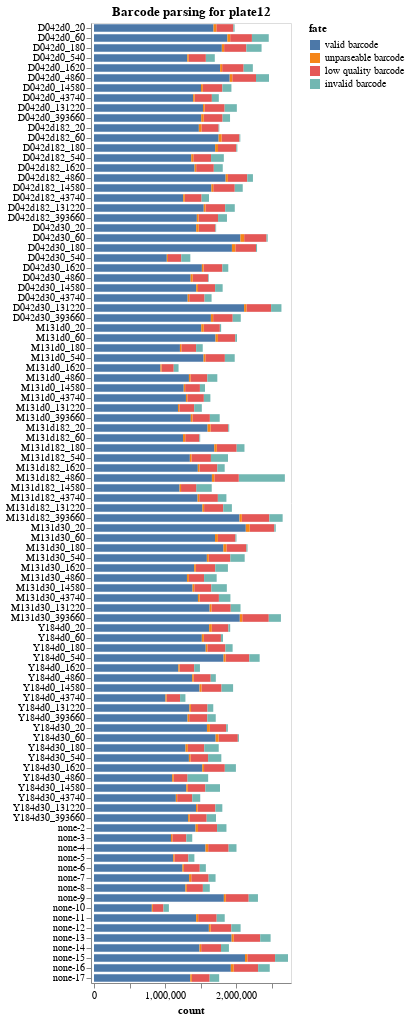

Notebook source saved alongside this figure:
### Markdown cell above
## Statistics on barcode-parsing for each sample
Make interactive chart of the "fates" of the sequencing reads parsed for each sample on the plate.

If most sequencing reads are not "valid barcodes", this could potentially indicate some problem in the sequencing or barcode set you are parsing.

Potential fates are:
 - *valid barcode*: barcode that matches a known virus or neutralization standard, we hope most reads are this.
 - *invalid barcode*: a barcode with proper flanking sequences, but does not match a known virus or neutralization standard. If you  have a lot of reads of this type, it is probably a good idea to look at the invalid barcode CSVs (in the `./results/barcode_invalid/` subdirectory created by the pipeline) to see what these invalid barcodes are.
 - *unparseable barcode*: could not parse a barcode from this read as there was not a sequence of the correct length with the appropriate flanking sequence.
 - *low quality barcode*: low-quality or `N` nucleotides in barcode, could indicate problem with sequencing.
 - *failed chastity filter*: reads that failed the Illumina chastity filter, if these are reported in the FASTQ (they may not be).

Also, if the number of reads per sample is very uneven, that could indicate that you did not do a good job of balancing the different samples in the Illumina sequencing.

### Code cell
fates = (
    pd.concat([pd.read_csv(f).assign(sample=s) for f, s in zip(fate_csvs, samples)])
    .merge(samples_df, validate="many_to_one", on="sample")
    .assign(fate_counts=lambda x: x.groupby("fate")["count"].transform("sum"))
    .query("fate_counts > 0")  # only keep fates with at least one count
    [["fate", "count", "serum", "sample_noplate", "dilution_factor"]]
)

assert len(fates) == len(fates.drop_duplicates())

serum_selection = alt.selection_point(
    fields=["serum"],
    bind=alt.binding_select(
        options=[None] + sorted(fates["serum"].unique().tolist()),
        labels=["all"] + [str(s) for s in sorted(fates["serum"].unique())],
        name="serum",
    )
)   

fates_chart = (
    alt.Chart(fates)
    .add_params(serum_selection)
    .transform_filter(serum_selection)
    .encode(
        alt.X("count", scale=alt.Scale(nice=False, padding=3)),
        alt.Y(
            "sample_noplate",
            title=None,
            sort=list(
                fates.sort_values(["serum", "dilution_factor"])["sample_noplate"]
            ),
        ),
        alt.Color("fate", sort=sorted(fates["fate"].unique(), reverse=True)),
        alt.Order("fate", sort="descending"),
        tooltip=fates.columns.tolist(),
    )
    .mark_bar(height={"band": 0.85})
    .properties(
        height=alt.Step(10),
        width=200,
        title=f"Barcode parsing for {plate}",
    )
    .configure_axis(grid=False)
)

fates_chart

### Figure 1 — Vega-Lite specification as saved in the notebook (floating-point values rounded to 4 significant figures; data arrays with more than 128 entries replaced by an {"elided": "..."} marker saying what was removed)
{"config": {"view": {"continuousWidth": 300, "continuousHeight": 300}, "axis": {"grid": false}}, "data": {"name": "data-0d4766c3ed00901d61796910b36bfb44"}, "mark": {"type": "bar", "height": {"band": 0.85}}, "encoding": {"color": {"field": "fate", "sort": ["valid barcode", "unparseable barcode", "low quality barcode", "invalid barcode"], "type": "nominal"}, "order": {"field": "fate", "sort": "descending", "type": "nominal"}, "tooltip": [{"field": "fate", "type": "nominal"}, {"field": "count", "type": "quantitative"}, {"field": "serum", "type": "nominal"}, {"field": "sample_noplate", "type": "nominal"}, {"field": "dilution_factor", "type": "quantitative"}], "x": {"field": "count", "scale": {"nice": false, "padding": 3}, "type": "quantitative"}, "y": {"field": "sample_noplate", "sort": {"elided": "384 str values"}, "title": null, "type": "nominal"}}, "height": {"step": 10}, "params": [{"name": "param_1", "select": {"type": "point", "fields": ["serum"]}, "bind": {"input": "select", "options": [null, "D042d0", "D042d182", "D042d30", "M131d0", "M131d182", "M131d30", "Y184d0", "Y184d30", "none"], "labels": ["all", "D042d0", "D042d182", "D042d30", "M131d0", "M131d182", "M131d30", "Y184d0", "Y184d30", "none"], "name": "serum"}}], "title": "Barcode parsing for plate12", "transform": [{"filter": {"param": "param_1"}}], "width": 200, "$schema": "https://vega.github.io/schema/vega-lite/v5.15.1.json", "datasets": {"data-0d4766c3ed00901d61796910b36bfb44": {"elided": "384 records"}}}
